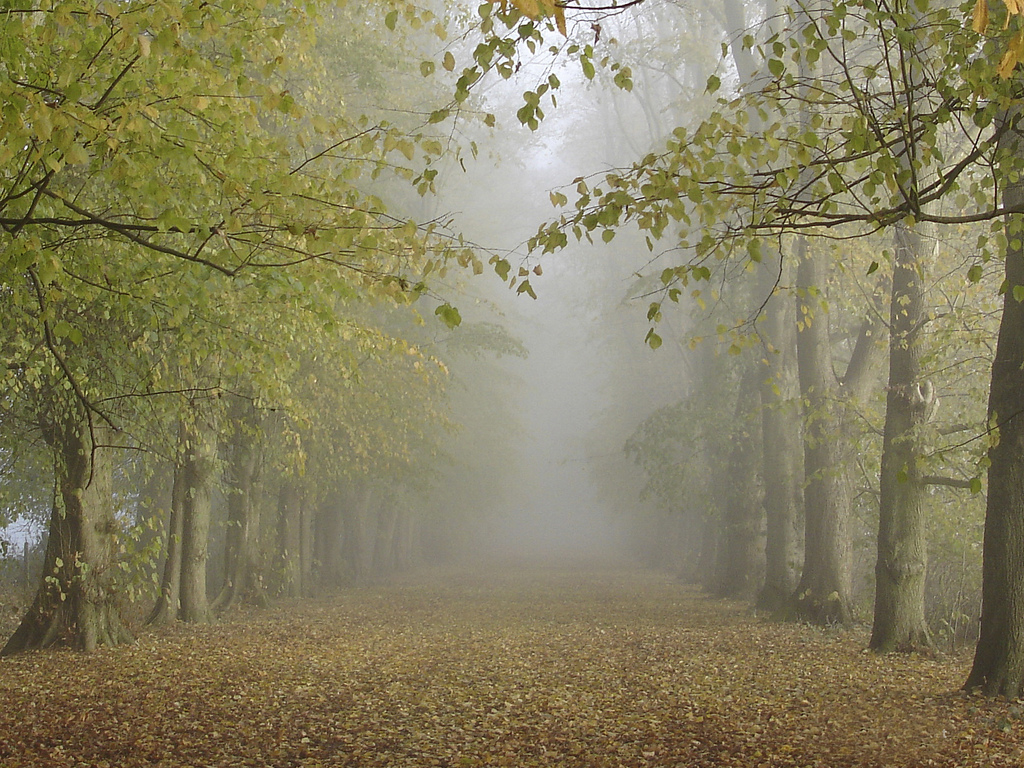
%> input picture codes/forest_input.png, 1024 x 768 px
$ octave Image_Dehazing.m   (GNU Octave 9; MATLAB toolbox functions it lacks are replaced by stand-ins)
%> lines starting %> are read from the running program, lines starting %| are printed output that depends on the picture
### codes/morphologyDCP.m
%{
Name: Delano Thomas
Student ID: 201970904
Date: July 19, 2020
Dark Channel Prior
%}

%Compute Dark Channel Prior using equation
function out_image = morphologyDCP(input_image, SE_type, SE_size)

    %Get min intensity at each pixel
    out_image = min(input_image, [], 3);

    %Morphologiacl Grayscale Erosion
    struct_elem=strel(SE_type,SE_size);
    out_image = imerode(out_image,struct_elem);

    %figure('Name','Morphological DCP');
    %imshow(uint8(out_image));

end

### codes/atmostphericLight.m
%{
Name: Delano Thomas
Student ID: 201970904
Date: July 19, 2020
Atmostpheric Light
%}

%Compute Atmostpheric light
function atmostpherVal = atmostphericLight(input_image, dcp)

    %Get dimension of the image
    [image_H, image_W, col] = size(dcp);
    image_size = image_H * image_W;

    %Place of dark channel intensities as a 1byX array
    dcp_as_list = reshape(dcp,image_size,1);
    img_as_list = reshape(input_image,image_size,3);

    %Sort dcp array
    [dcp_sorted, dcp_index] = sort(dcp_as_list,'descend');

    %Size of max elements to chose
    argMaxSize = ceil(0.001 * image_H * image_W);

    %Get index of top 0.1%
    top_dcp_index = dcp_index(1:argMaxSize,1);

    %Iniital intensity
    top_intensity = 0;

    for i=1:argMaxSize

        %Get index of arg max value
        sorted_index = top_dcp_index(i,1);

        %Compare and select highest values pixel
        intensity_at_top_index = img_as_list(sorted_index,:);
        sum_intensity_at_top_index = sum(intensity_at_top_index);

        if sum_intensity_at_top_index >= top_intensity

            atmostpherVal = intensity_at_top_index;
            top_intensity = sum_intensity_at_top_index;
        end
    end

end

### codes/normalizeImage.m
%{
Name: Delano Thomas
Student ID: 201970904
Date: July 19, 2020
Normalize hazed image using Atmospheric Light
%}

%Normalize image using Atmospheric light A
 function out_image = normalizeImage(input_image, atmLight)

    %format data to double
    atmLight = double(atmLight);

    %Normalize each channel based on A
    out_image(:,:,1) = input_image(:,:,1) / atmLight(1);
    out_image(:,:,2) = input_image(:,:,2) / atmLight(2);
    out_image(:,:,3) = input_image(:,:,3) / atmLight(3);

    %Formally normalize each channel between 0&1
    out_image(:,:,1) = out_image(:,:,1) / (max(out_image(:,:,1), [], 'all'));
    out_image(:,:,2) = out_image(:,:,2) / (max(out_image(:,:,2), [], 'all'));
    out_image(:,:,3) = out_image(:,:,3) / (max(out_image(:,:,3), [], 'all'));

    %figure('Name','Normalize Image');
    %imshow(out_image);
end

### codes/minimumChannel.m
%{
Name: Delano Thomas
Student ID: 201970904
Date: July 19, 2020
Create image using the minimal channel in the RGB
%}

%Create the minimum channel
function out_image = minimumChannel(input_image)

    %Get min intensity at each pixel
    out_image = min(input_image, [], 3);

    %figure('Name','Minimal Channel Image');
    %imshow(out_image);
end

### codes/initialTransMap.m

%{
Name: Delano Thomas
Student ID: 201970904
Date: July 19, 2020
Initial tranmission map using Grayscale
%}

%Create the initial Transmission map
function out_image = initialTransMap(minChannel)

    %Subtract min Channel from 1
    out_image = 1 - minChannel;

    %figure('Name','Initial Transmission Map - t1');
    %imshow(out_image);

end

### codes/closingRecontruction.m
%{
Name: Delano Thomas
Student ID: 201970904
Date: July 19, 2020
Closing by Reconstruction
%}

%Performs Morphological Reconstruction by closing
function out_image = closingRecontruction(input_image, SE_type, SE_size)

    %Create marker using image erosion
    SE = strel(SE_type,SE_size);
    img_marker = imdilate(input_image,SE);

    %Performs closing by recontrution
    out_image = imcomplement(imreconstruct(imcomplement(img_marker), imcomplement(input_image)));

    %figure('Name','Tranmission Map - t2');
    %imshow(out_image);

end

### codes/openingRecontruction.m
%{
Name: Delano Thomas
Student ID: 201970904
Date: July 19, 2020
Opening by Reconstruction
%}

%Performs Morphological Reconstruction by opening
function out_image = openingRecontruction(input_image, SE_type, SE_size)

    %Create marker using image dilation
    SE = strel(SE_type,SE_size);
    img_marker = imerode(input_image,SE);

    %Performs opening by reconstruction
    out_image = imreconstruct(img_marker, input_image);

    %figure('Name','Transmission Map - t3');
    %imshow(out_image);

end

### codes/removedSmallObjects.m
%{
Name: Delano Thomas
Student ID: 201970904
Date: July 19, 2020
Removing the smaller objects in the Transmission map
%}

%Remove objects smaller that are clearer than the environment
function out_image = removedSmallObjects(transMap1, transMap3)

    %Take te difference of the two images
    out_image = double(transMap1) - double(transMap3);

    %figure('Name','No small objects');
    %imshow(out_image);

end

### codes/recoverRanges.m
%{
Name: Delano Thomas
Student ID: 201970904
Date: July 19, 2020
Adjusting range to initial transmission map
%}

%Recover ranges of values from the original transmission
function out_image = recoverRanges(transMap1, transMap3)

    disp('---Recover Ranges----');
    t1_max = max(transMap1, [], 'all');
    t1_min = min(transMap1, [], 'all');

    t3_max = max(transMap3, [], 'all');
    t3_min = min(transMap3, [], 'all');

    r_value = (t1_max - t1_min) / (t3_max - t3_min);
    first_Brakect = transMap3 - t3_min;
    out_image = (first_Brakect * r_value) + t1_min;

    %figure('Name','Transmission Map - t3_prime');
    %imshow(out_image);

end

### codes/refineTransmissionMap.m
%{
Name: Delano Thomas
Student ID: 201970904
Date: July 19, 2020
Refine the Transmission map
%}

%Refine the Transmission map
function out_image = refineTransmissionMap(transMap_img, noSmallObject_img)

    %Transform by summing the images
    out_image = transMap_img + noSmallObject_img;

    %figure('Name','Transmission Map - t_morf');
    %imshow(out_image);
    %colormap(gca, jet(256));

end

### codes/removeHaze.m
%{
Name: Delano Thomas
Student ID: 201970904
Date: July 19, 2020
Completing the Dehazing process
%}

%Final Step to remove the haze in the original image
function out_image = removeHaze(input_image, t_morf, atmLight)

    %Convert to double
    input_image = double(input_image);

    %Normalize the trasmission map values
    t_morf = abs(t_morf)/max(abs(t_morf(:)))*0.7+0.3;

    %Compute dehazed image
    out_image(:,:,1) = ((input_image(:,:,1) - atmLight(1)) ./ t_morf(:,:,1)) + atmLight(1);
    out_image(:,:,2) = ((input_image(:,:,2) - atmLight(2)) ./ t_morf(:,:,1)) + atmLight(2);
    out_image(:,:,3) = ((input_image(:,:,3) - atmLight(3)) ./ t_morf(:,:,1)) + atmLight(3);


    %disp(out_image(513,512,:));
    figure('Name','Dehazed Image')
    imshow(uint8(out_image));

end

### codes/Image_Dehazing.m
%{
Name: Delano Thomas
Student ID: 201970904
Date: July 19, 2020
Comment: This is the main method used to run the operations. It will call
scripts in the directory to perform the dehazing steps.

%}

close all;
%Read input image using standard from directory
output_images_dir='output_images';
input_images_dir='input_images';
input_image_filename = fullfile(input_images_dir,'forest_input.png');
input_image = imread(input_image_filename);
%> input_image is the input picture: size 768x1024x3 uint8; mean R, G, B 133.5, 127.1, 94.7
input_image = double(input_image);
%> input_image: size 768x1024x3 double
object = 'Roof';

%Show Original
%figure('Name','Original');
%imshow(uint8(input_image));
%imwrite(uint8(input_image), fullfile(output_images_dir,append(object,'_Original.PNG')));

%---------------------------------START ----------------------------------%
%Code is executed sequentially
tic;
%---------------------------------PHASE 1---------------------------------%
%Step 1 - Dark Channel Prior using Grayscale Erosion
DCP = morphologyDCP(input_image,'square',15);
%> in morphologyDCP, `out_image = imerode(out_image,struct_elem);`:
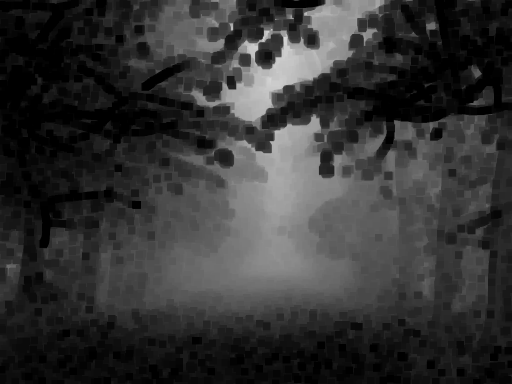
%> out_image: size 768x1024 double (shown at 1/2 size); min 0, max 216, mean 51.6
%imwrite(uint8(DCP), fullfile(output_images_dir,append(object,'_DCP.PNG')));

%Step 2 - Atmospheric Light Computation
AtmostpherLight = atmostphericLight(input_image,DCP);
%> in atmostphericLight, `top_dcp_index = dcp_index(1:argMaxSize,1);`: top_dcp_index = 787 values, max 443237 at index 412, min 388697 at index 183, mean 423869.7
%> the loop in atmostphericLight, `for i=1:argMaxSize` made 787 passes
%> (sorted_index, sum_intensity_at_top_index, atmostpherVal, top_intensity) on passes 1, 48, 57: (436299, 738, [241 244 253], 738), (436306, 739, [242 245 252], 739), (437074, 742, [243 246 253], 742)
%> after the loop in atmostphericLight, `for i=1:argMaxSize`: atmostpherVal = [249 252 255]; top_intensity = 756
%> AtmostpherLight = [249 252 255]

%Step 3 - Normalizing the input image using the Atmospheric Light
normalizedInput = normalizeImage(input_image,AtmostpherLight);
%imwrite(normalizedInput, fullfile(output_images_dir,append(object,'_Normalized.PNG')));

%Step 4 - Normalizing the input image using the Atmospheric Light
minimalChannel = minimumChannel(normalizedInput);
%imwrite(minimalChannel, fullfile(output_images_dir,append(object,'_MinChannel.PNG')));

%Step 5 - Normalizing the input image using the Atmospheric Light
t1 = initialTransMap(minimalChannel);
%imwrite(t1, fullfile(output_images_dir,append(object,'_InitTransMap.PNG')));

%---------------------------------PHASE 2---------------------------------%
%Step 1 - Performs Morphological Reconstruction by closing
t2 = closingRecontruction(t1,'square',15);
%imwrite(t2, fullfile(output_images_dir,append(object,'_AfterCloseTransMap.PNG')));

%Step 2 - Performs Morphological Reconstruction by opening
t3 = openingRecontruction(t2,'square',15);
%imwrite(t3, fullfile(output_images_dir,append(object,'_AfterOpenTransMap.PNG')));

%Step 3 - Removes objects smaller that are clearer than the environment
R = removedSmallObjects(t1,t3);
%> in removedSmallObjects, `out_image = double(transMap1) - double(transMap3);`:
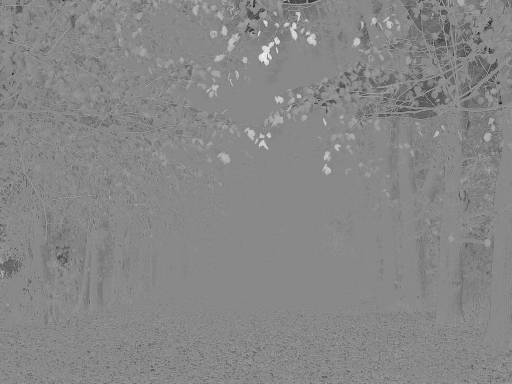
%> out_image: size 768x1024 double (shown at 1/2 size); min -0.839, max 0.722, mean -0.0107; drawn with min black and max white

%Step 4 - Recover ranges of values original for the original transmissions
t3_prime = recoverRanges(t1,t3);
%> in recoverRanges, `t1_max = max(transMap1, [], 'all');`: t1_max = 1
%> in recoverRanges, `t1_min = min(transMap1, [], 'all');`: t1_min = 0
%> in recoverRanges, `t3_max = max(transMap3, [], 'all');`: t3_max = 0.894
%> in recoverRanges, `t3_min = min(transMap3, [], 'all');`: t3_min = 0.153
%> in recoverRanges, `r_value = (t1_max - t1_min) / (t3_max - t3_min);`: r_value = 1.35
%> in recoverRanges, `first_Brakect = transMap3 - t3_min;`:
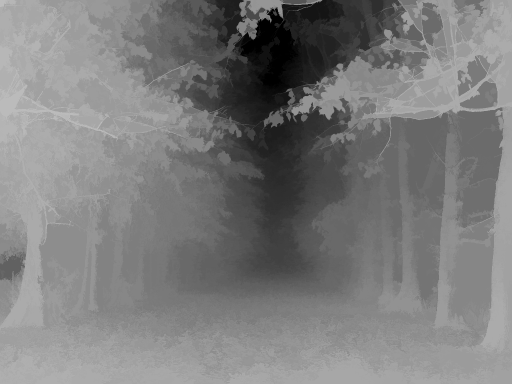
%> first_Brakect: size 768x1024 double (shown at 1/2 size); min 0, max 0.741, mean 0.487

%Step 5 - Refine the Transmission map
t_morf = refineTransmissionMap(t3_prime,R);
%imwrite((t_morf), fullfile(output_images_dir,append(object,'_FinalTransMap.PNG')));

%Step 6 - Final step to complete the dehzing process
dehazed_img = removeHaze(input_image, t_morf, AtmostpherLight);
%> in removeHaze, `t_morf = abs(t_morf)/max(abs(t_morf(:)))*0.7+0.3;`:
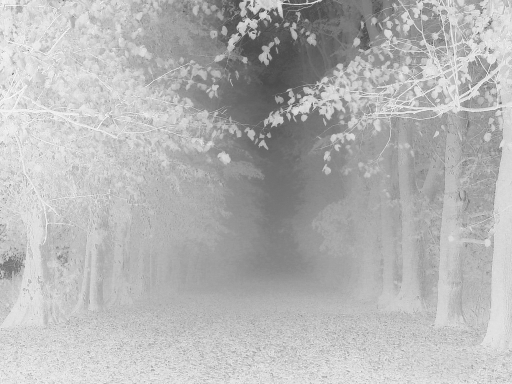
%> t_morf: size 768x1024 double (shown at 1/2 size); min 0.3, max 1, mean 0.71
%> in removeHaze, `out_image(:,:,3) = ((input_image(:,:,3) - atmLight(3)) ./ t_morf(:,:,1..`:
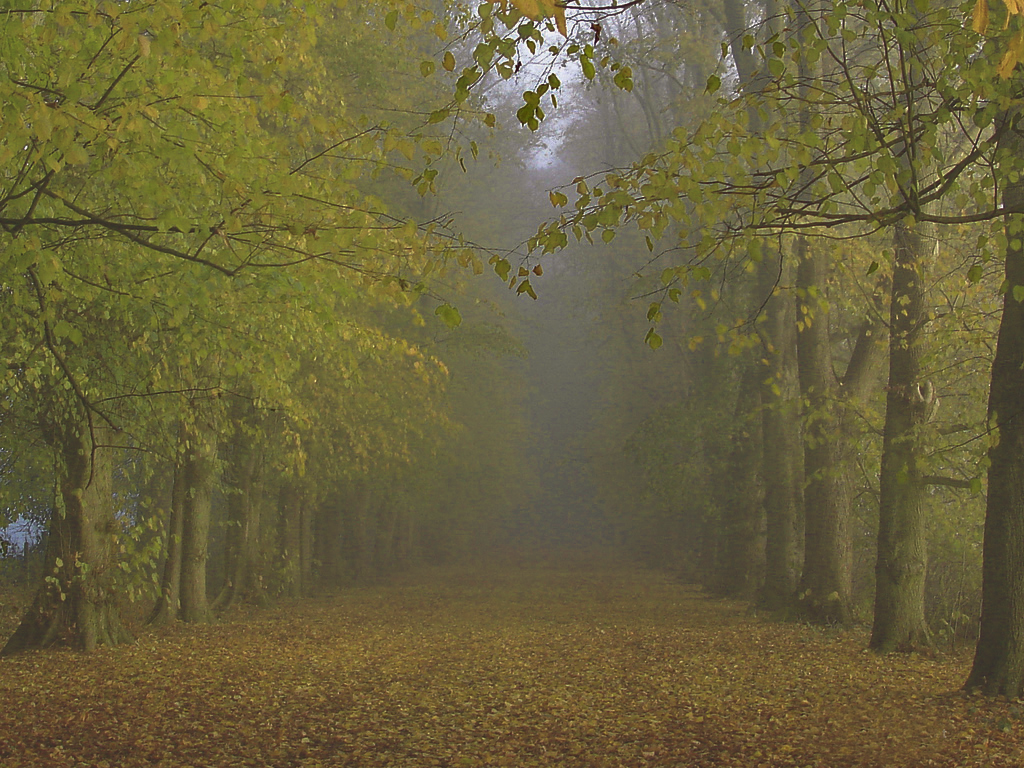
%> out_image: size 768x1024x3 double; mean R, G, B 88.5, 78.7, 33.8; drawn with min black and max white
%imwrite(uint8(dehazed_img), fullfile(output_images_dir,append(object,'_Dehazed.PNG')));

%imwrite(t1-t_morf, fullfile(output_images_dir,append(object,'_ObjsRemTransMap.PNG')));
toc;
imwrite(uint8(dehazed_img), fullfile(output_images_dir,append(object,'_Dehazed.PNG')));
disp(memory);
%figure();
%imshow(t1-t_morf);
%---------------------------------END-------------------------------------%

$ run again, with codes/dolls_hazed.png copied over codes/forest_input.png
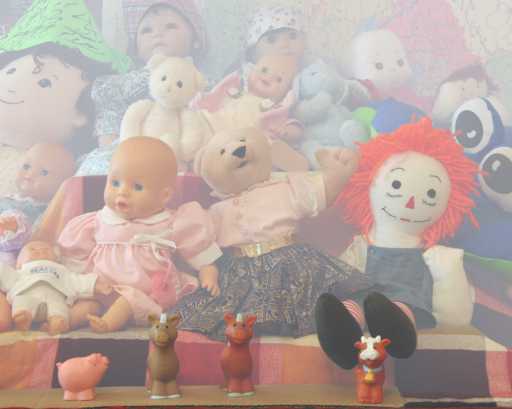
%> input picture codes/dolls_hazed.png, 512 x 409 px
%> input_image is the input picture: size 409x512x3 uint8; mean R, G, B 185.7, 167.7, 161.1
%> input_image: size 409x512x3 double
%> top_dcp_index = 210 values, max 156279 at index 142, min 82 at index 74, mean 143645.8
%> the loop in atmostphericLight, `for i=1:argMaxSize` made 210 passes
%> (sorted_index, sum_intensity_at_top_index, atmostpherVal, top_intensity) on passes 1, 2, 3, 4, 8: (148516, 681, [226 228 227], 681), (148517, 682, [226 228 228], 682), (148518, 683, [227 228 228], 683), (148108, 685, [227 229 229], 685), (148112, 686, [228 229 229], 686)
%> AtmostpherLight = [228 229 229]
%> in removedSmallObjects, `out_image = double(transMap1) - double(transMap3);`:
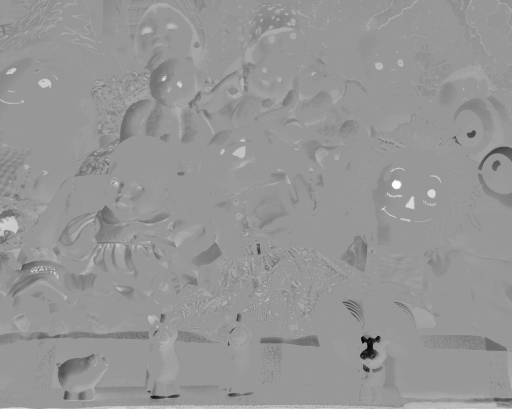
%> out_image: size 409x512 double; min -0.475, max 0.324, mean -0.00373; drawn with min black and max white
%> t1_max = 0.839
%> t1_min = 0.0392
%> t3_max = 0.718
%> t3_min = 0.129
%> r_value = 1.36
%> in removeHaze, `imshow(uint8(out_image));`:
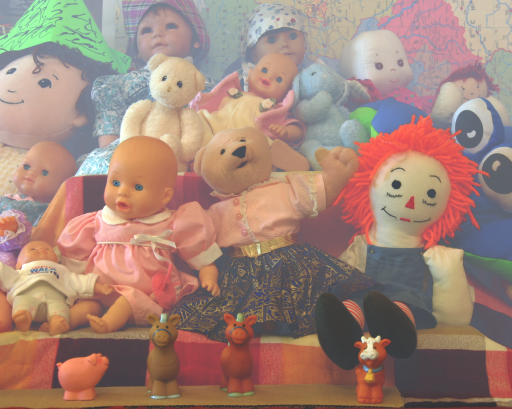
%> displayed picture: size 409x512x3, on the screen's scale of 0 to 255; mean R, G, B 162.2, 132.8, 120.9

$ run again, with codes/house_input.png copied over codes/forest_input.png
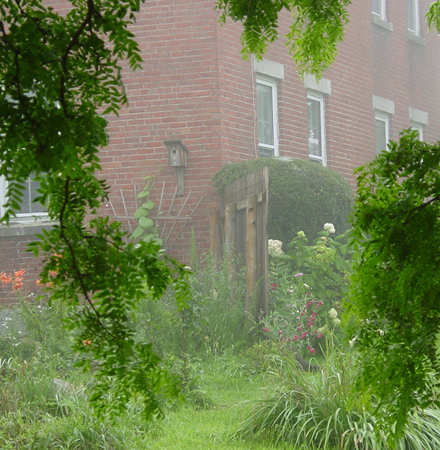
%> input picture codes/house_input.png, 440 x 450 px
%> input_image is the input picture: size 450x440x3 uint8; mean R, G, B 113.2, 127.6, 82.6
%> input_image: size 450x440x3 double
%> top_dcp_index = 198 values, max 197599 at index 108, min 170101 at index 1, mean 184731
%> the loop in atmostphericLight, `for i=1:argMaxSize` made 198 passes
%> (sorted_index, sum_intensity_at_top_index, atmostpherVal, top_intensity) on passes 1, 3, 4, 5, 12, 23, 34, 42: (170101, 506, [162 174 170], 506), (170103, 508, [162 172 174], 508), (170104, 515, [165 172 178], 515), (185401, 530, [171 180 179], 530), (185851, 567, [184 193 190], 567), (185862, 567, [184 193 190], 567), (186751, 634, [209 216 209], 634), (187201, 646, [209 217 220], 646)
%> AtmostpherLight = [215 220 226]
%> in removedSmallObjects, `out_image = double(transMap1) - double(transMap3);`:
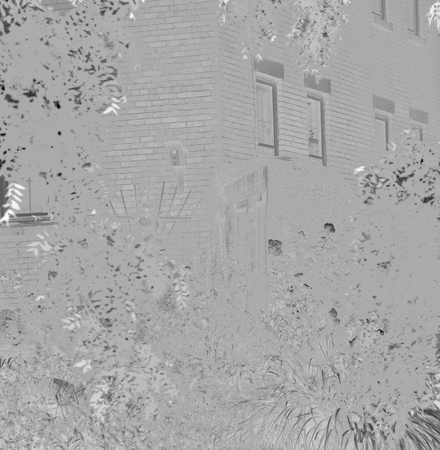
%> out_image: size 450x440 double; min -0.823, max 0.409, mean -0.0141; drawn with min black and max white
%> t1_max = 1
%> t1_min = 0.00784
%> t3_max = 0.996
%> t3_min = 0.373
%> r_value = 1.59
%> in removeHaze, `out_image(:,:,3) = ((input_image(:,:,3) - atmLight(3)) ./ t_morf(:,:,1..`:
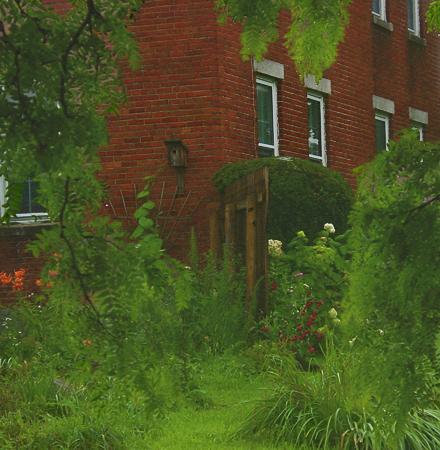
%> out_image: size 450x440x3 double; mean R, G, B 63.3, 74.2, 6.9; drawn with min black and max white
